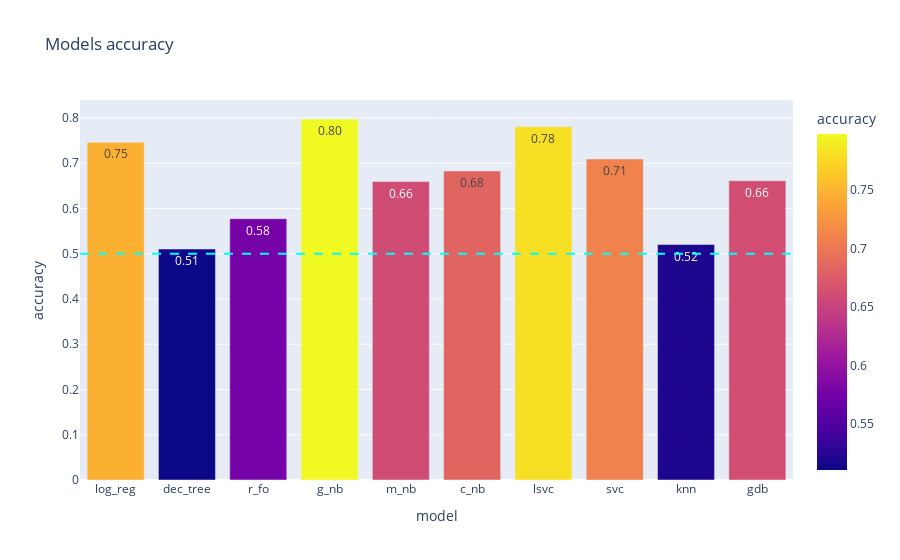
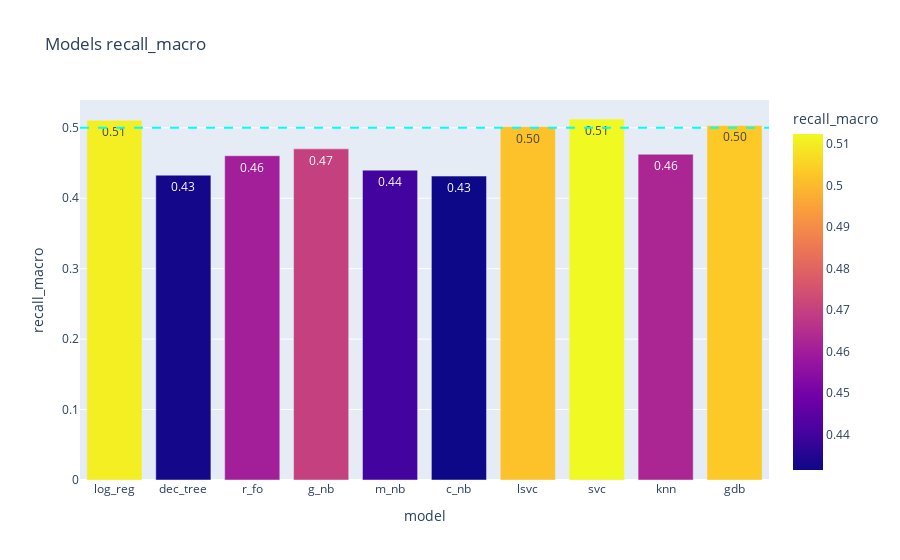
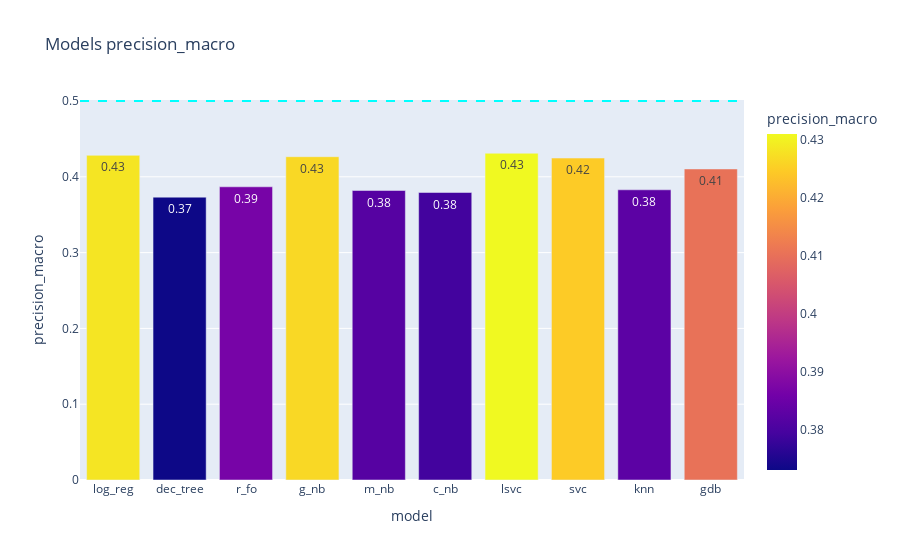

The notebook cell these images were saved under, in order:
### Code cell
# Comparaison of Accuracy, recall_macro, precision_macro, recall_0, precision_0
for metric in ["accuracy", "recall_macro", "precision_macro"]:
    barplot_metric_mult(data, metric)

### Figure 1 — Plotly figure (JSON) as saved in the notebook; plotly's stock layout.template omitted (floating-point values rounded to 4 significant figures)
{"data": [{"alignmentgroup": "True", "hovertemplate": "model=%{x}<br>accuracy=%{marker.color}<extra></extra>", "legendgroup": "", "marker": {"color": [0.7464, 0.5106, 0.5775, 0.7979, 0.6597, 0.683, 0.781, 0.7096, 0.5204, 0.6614], "coloraxis": "coloraxis", "pattern": {"shape": ""}}, "name": "", "offsetgroup": "", "orientation": "v", "showlegend": false, "textposition": "auto", "texttemplate": "%{y:.2f}", "type": "bar", "x": ["log_reg", "dec_tree", "r_fo", "g_nb", "m_nb", "c_nb", "lsvc", "svc", "knn", "gdb"], "xaxis": "x", "y": [0.7464, 0.5106, 0.5775, 0.7979, 0.6597, 0.683, 0.781, 0.7096, 0.5204, 0.6614], "yaxis": "y"}], "layout": {"barmode": "relative", "coloraxis": {"colorbar": {"title": {"text": "accuracy"}}, "colorscale": [[0, "#0d0887"], [0.1111, "#46039f"], [0.2222, "#7201a8"], [0.3333, "#9c179e"], [0.4444, "#bd3786"], [0.5556, "#d8576b"], [0.6667, "#ed7953"], [0.7778, "#fb9f3a"], [0.8889, "#fdca26"], [1, "#f0f921"]]}, "legend": {"tracegroupgap": 0}, "shapes": [{"line": {"color": "cyan", "dash": "dash"}, "type": "line", "x0": 0, "x1": 1, "xref": "x domain", "y0": 0.5, "y1": 0.5, "yref": "y"}], "title": {"text": "Models accuracy"}, "xaxis": {"anchor": "y", "domain": [0, 1], "title": {"text": "model"}}, "yaxis": {"anchor": "x", "domain": [0, 1], "dtick": 0.1, "tick0": 0, "title": {"text": "accuracy"}}}}

### Figure 2 — Plotly figure (JSON) as saved in the notebook; plotly's stock layout.template omitted (floating-point values rounded to 4 significant figures)
{"data": [{"alignmentgroup": "True", "hovertemplate": "model=%{x}<br>recall_macro=%{marker.color}<extra></extra>", "legendgroup": "", "marker": {"color": [0.5106, 0.4327, 0.4603, 0.47, 0.4398, 0.4314, 0.5016, 0.5124, 0.4624, 0.5033], "coloraxis": "coloraxis", "pattern": {"shape": ""}}, "name": "", "offsetgroup": "", "orientation": "v", "showlegend": false, "textposition": "auto", "texttemplate": "%{y:.2f}", "type": "bar", "x": ["log_reg", "dec_tree", "r_fo", "g_nb", "m_nb", "c_nb", "lsvc", "svc", "knn", "gdb"], "xaxis": "x", "y": [0.5106, 0.4327, 0.4603, 0.47, 0.4398, 0.4314, 0.5016, 0.5124, 0.4624, 0.5033], "yaxis": "y"}], "layout": {"barmode": "relative", "coloraxis": {"colorbar": {"title": {"text": "recall_macro"}}, "colorscale": [[0, "#0d0887"], [0.1111, "#46039f"], [0.2222, "#7201a8"], [0.3333, "#9c179e"], [0.4444, "#bd3786"], [0.5556, "#d8576b"], [0.6667, "#ed7953"], [0.7778, "#fb9f3a"], [0.8889, "#fdca26"], [1, "#f0f921"]]}, "legend": {"tracegroupgap": 0}, "shapes": [{"line": {"color": "cyan", "dash": "dash"}, "type": "line", "x0": 0, "x1": 1, "xref": "x domain", "y0": 0.5, "y1": 0.5, "yref": "y"}], "title": {"text": "Models recall_macro"}, "xaxis": {"anchor": "y", "domain": [0, 1], "title": {"text": "model"}}, "yaxis": {"anchor": "x", "domain": [0, 1], "dtick": 0.1, "tick0": 0, "title": {"text": "recall_macro"}}}}

### Figure 3 — Plotly figure (JSON) as saved in the notebook; plotly's stock layout.template omitted (floating-point values rounded to 4 significant figures)
{"data": [{"alignmentgroup": "True", "hovertemplate": "model=%{x}<br>precision_macro=%{marker.color}<extra></extra>", "legendgroup": "", "marker": {"color": [0.4283, 0.3731, 0.3868, 0.4265, 0.3819, 0.3793, 0.431, 0.4247, 0.3828, 0.4103], "coloraxis": "coloraxis", "pattern": {"shape": ""}}, "name": "", "offsetgroup": "", "orientation": "v", "showlegend": false, "textposition": "auto", "texttemplate": "%{y:.2f}", "type": "bar", "x": ["log_reg", "dec_tree", "r_fo", "g_nb", "m_nb", "c_nb", "lsvc", "svc", "knn", "gdb"], "xaxis": "x", "y": [0.4283, 0.3731, 0.3868, 0.4265, 0.3819, 0.3793, 0.431, 0.4247, 0.3828, 0.4103], "yaxis": "y"}], "layout": {"barmode": "relative", "coloraxis": {"colorbar": {"title": {"text": "precision_macro"}}, "colorscale": [[0, "#0d0887"], [0.1111, "#46039f"], [0.2222, "#7201a8"], [0.3333, "#9c179e"], [0.4444, "#bd3786"], [0.5556, "#d8576b"], [0.6667, "#ed7953"], [0.7778, "#fb9f3a"], [0.8889, "#fdca26"], [1, "#f0f921"]]}, "legend": {"tracegroupgap": 0}, "shapes": [{"line": {"color": "cyan", "dash": "dash"}, "type": "line", "x0": 0, "x1": 1, "xref": "x domain", "y0": 0.5, "y1": 0.5, "yref": "y"}], "title": {"text": "Models precision_macro"}, "xaxis": {"anchor": "y", "domain": [0, 1], "title": {"text": "model"}}, "yaxis": {"anchor": "x", "domain": [0, 1], "dtick": 0.1, "tick0": 0, "title": {"text": "precision_macro"}}}}
